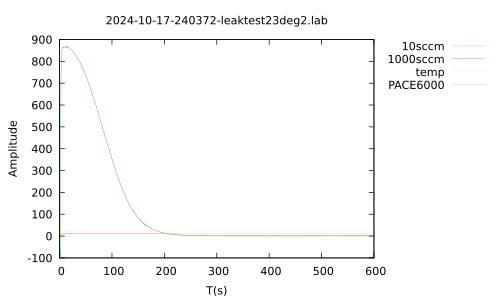

This figure's gnuplot source:
set terminal pdf
set encoding utf8
set output "2024-10-17-240372-leaktest23deg2.pdf"
set encoding utf8
#set xrange [0.0:600.0]
#set yrange [0.0:20.0]
set key outside
set style line 1 linecolor rgb '#DB7093' linewidth 0.1
set style line 2 linecolor rgb '#008000' linewidth 0.1
set style line 3 linecolor rgb '#FFE4B5' linewidth 0.1
set style line 4 linecolor rgb '#F4A460' linewidth 0.1
set title "2024-10-17-240372-leaktest23deg2.lab"
set xlabel "T(s)"
set ylabel "Amplitude"
plot "2024-10-17-240372-leaktest23deg2.lab" every ::1 using 1:2 w l linestyle 1 title "10sccm", "2024-10-17-240372-leaktest23deg2.lab" using 1:3 w l linestyle 2 title "1000sccm", "2024-10-17-240372-leaktest23deg2.lab" using 1:4 w l linestyle 3 title "temp", "2024-10-17-240372-leaktest23deg2.lab" using 1:5 w l linestyle 4 title "PACE6000"
